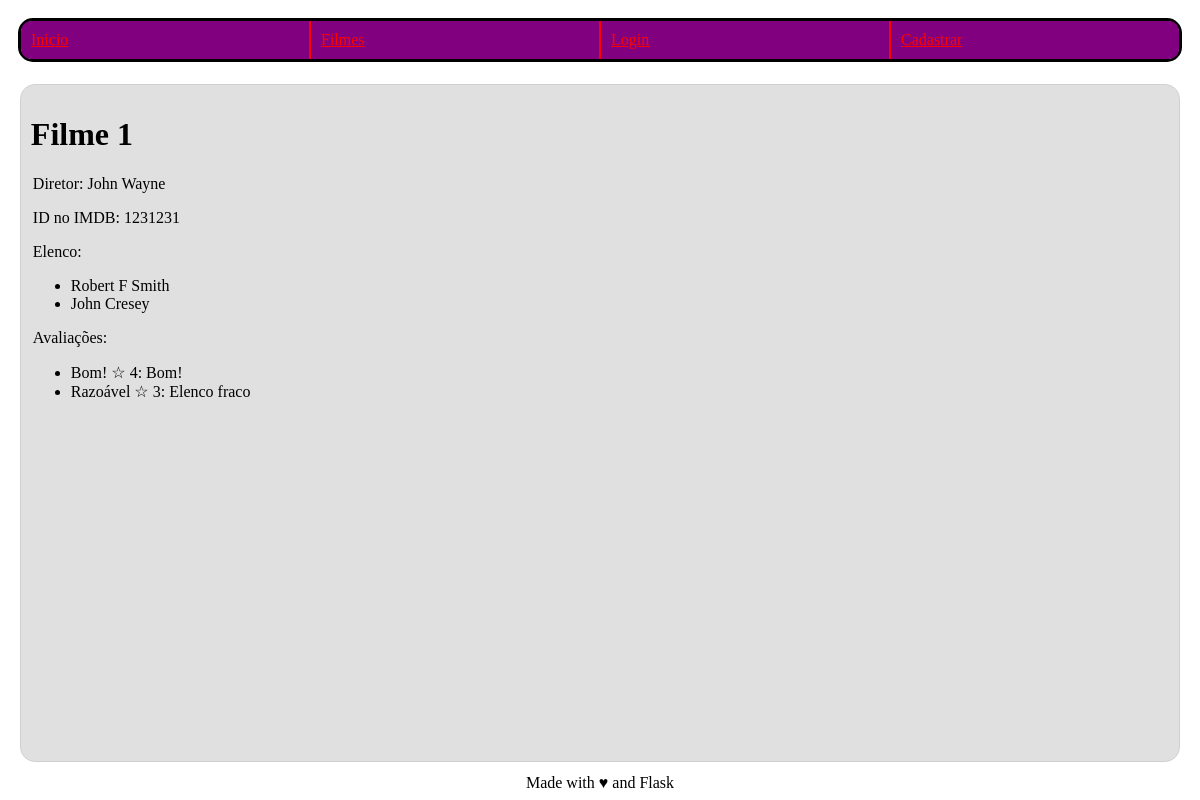
The page /filme/3/ on the database its author committed.
### imdb/filme/models.py (models this page shows, shortened)
class Filme(db.Model):
   __tablename__ = 'filme'
   id = db.Column(db.Integer, primary_key=True)
   titulo = db.Column(db.String(160), unique=True, nullable=False)
   id_imdb = db.Column(db.String(7), unique=True, nullable=False)
   atores = db.Column(db.String(1000), nullable=False)
   diretor = db.Column(db.String(160), nullable=False)
   avaliacoes = db.relationship('Avaliacao', cascade="all,delete", backref='filme', lazy= True)

class Avaliacao(db.Model):
    __tablename__ = 'avaliacao'
    id = db.Column(db.Integer, primary_key=True)
    titulo = db.Column(db.String(200), nullable=False)
    corpo = db.Column(db.String(500))
    estrelas = db.Column(db.Integer, nullable=False)
    id_filme = db.Column(db.Integer, db.ForeignKey('filme.id'), nullable=False)
    id_usuario = db.Column(db.Integer, db.ForeignKey('usuario.id'), nullable=False)

### imdb/filme/views.py (the view)
@filme.route("/<id_filme>/")
def visualizar(id_filme):
    filme = Filme.query.get_or_404(id_filme)
    comentarios = Avaliacao.query.filter(Avaliacao.id_filme==id_filme)
    return render_template("visualizar.html.j2", filme=filme, comentarios=comentarios)

### imdb/filme/templates/visualizar.html.j2 (shortened to what this page needs)
{% extends "base.html.j2" %}
{% block content %}
  <h1>{{filme.titulo}}</h1>
  <p>Diretor: {{filme.diretor}}</p>
  <p>ID no IMDB: {{filme.id_imdb}}</p>
  <p>Elenco: </p>
  <ul>
    {% for ator in filme.atores.split(',')%}
    <li>{{ator}}</li>
    {% endfor%}
  </ul>
  <p>Avaliações: </p>
  <ul>
    {% for comentario in comentarios %}
    <li>{{comentario.titulo}} <a>&star;</a> {{comentario.estrelas}}: {{comentario.corpo}}</li>
    {% endfor%}
  </ul>
{% endblock %}

### imdb/static/styles/style.css (style rules this page uses)
p { margin-left: 2px; }
html, body { height: 100%; display: flex; flex-direction: column; }
* { border-radius: 15px; }

### rows shown on the page
Filme: titulo "Filme 1", diretor "John Wayne", id_imdb "1231231"
Avaliacao: titulo "Bom!", estrelas "4", corpo "Bom!"
Avaliacao: titulo "Razoável", estrelas "3", corpo "Elenco fraco"

### other values the page prints
{{ ator }} "Robert F Smith" "John Cresey"
